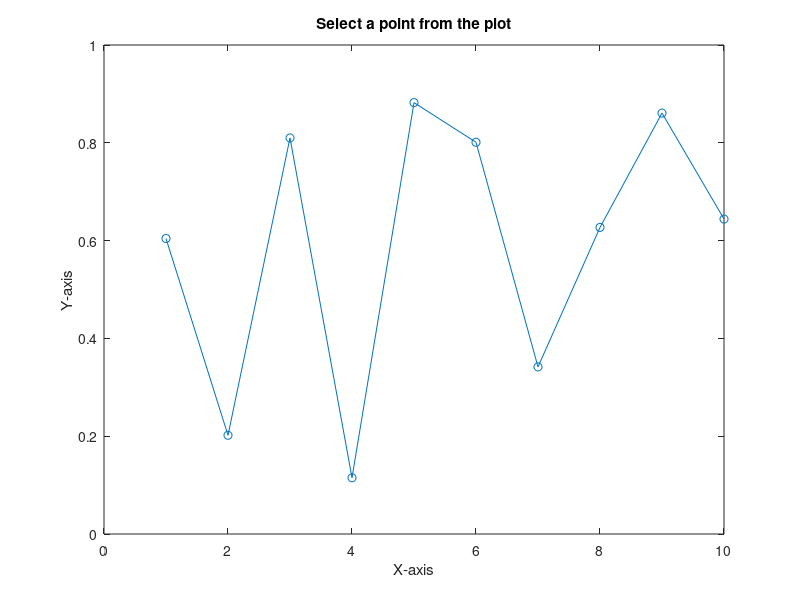

MATLAB code to generate this figure:
close all
clear
clc
% Sample data
x = 1:10;
y = rand(1,10);

% Plot the data
plot(x, y, '-o');
xlabel('X-axis');
ylabel('Y-axis');
title('Select a point from the plot');

% Select a point using ginput
[x_selected, y_selected] = ginput(1);  % '1' means select one point

% Display the selected point
hold on;
plot(x_selected, y_selected, 'r*', 'MarkerSize', 10);
hold off;

% Output the selected coordinates
fprintf('Selected point: (%.2f, %.2f)\n', x_selected, y_selected);
close(gcf);
